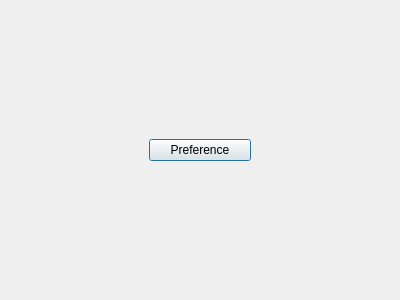
<?xml version="1.0" encoding="UTF-8"?>
<ui version="4.0">
 <class>MainSettingsDialog</class>
 <widget class="QDialog" name="MainSettingsDialog">
  <property name="geometry">
   <rect>
    <x>0</x>
    <y>0</y>
    <width>400</width>
    <height>300</height>
   </rect>
  </property>
  <property name="windowTitle">
   <string>Dialog</string>
  </property>
  <layout class="QHBoxLayout" name="horizontalLayout">
   <item>
    <widget class="QWidget" name="widget" native="true">
     <property name="styleSheet">
      <string notr="true">max-width: 120px;</string>
     </property>
     <layout class="QVBoxLayout" name="verticalLayout">
      <item>
       <widget class="QPushButton" name="pushButton">
        <property name="text">
         <string>Preference</string>
        </property>
       </widget>
      </item>
     </layout>
    </widget>
   </item>
   <item>
    <layout class="QVBoxLayout" name="l_main"/>
   </item>
  </layout>
 </widget>
 <resources/>
 <connections/>
</ui>
